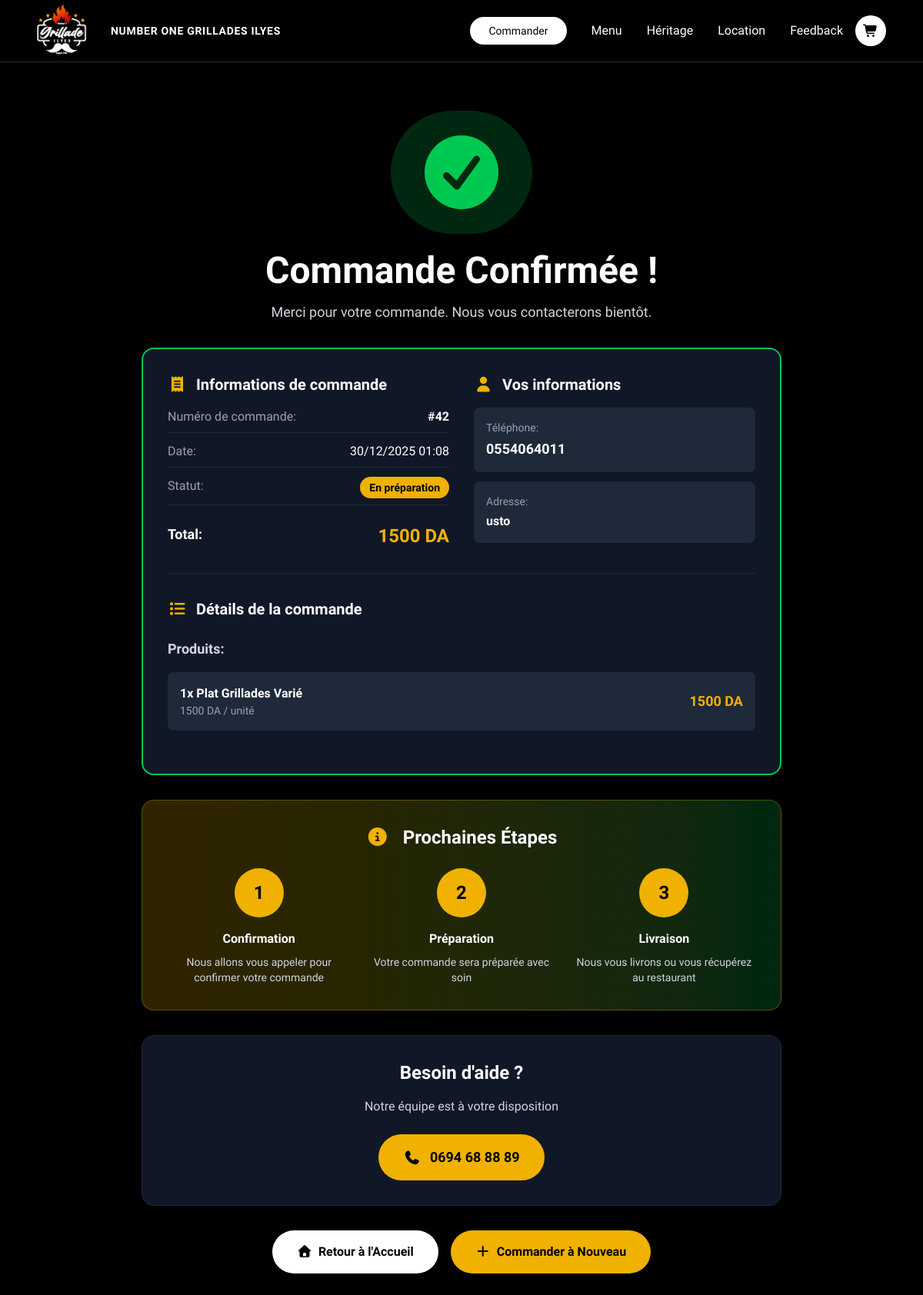
/restaurant/confirmation/42/, run on the app's committed database.
### restaurant/models.py (models this page shows, shortened)
class Order(models.Model):
    STATUS_CHOICES = [
        ('pending', 'En attente'),
        ('confirmed', 'Confirmée'),
        ('preparing', 'En préparation'),
        ('ready', 'Prête'),
        ('delivered', 'Livrée'),
        ('cancelled', 'Annulée'),
    ]
    customer_phone = models.CharField(max_length=20)
    customer_name = models.CharField(max_length=100, blank=True)
    customer_address = models.TextField(blank=True, null=True)
    total_price = models.DecimalField(max_digits=10, decimal_places=2)
    additional_notes = models.TextField(blank=True, null=True)
    status = models.CharField(max_length=20, choices=STATUS_CHOICES, default='pending')
    created_at = models.DateTimeField(auto_now_add=True)
    updated_at = models.DateTimeField(auto_now=True)
    class Meta:
        ordering = ['-created_at']

class OrderItem(models.Model):
    order = models.ForeignKey(Order, on_delete=models.CASCADE, related_name='items')
    product = models.ForeignKey(Product, on_delete=models.CASCADE)
    quantity = models.IntegerField(validators=[MinValueValidator(1)])
    unit_price = models.DecimalField(max_digits=10, decimal_places=2)
    total_price = models.DecimalField(max_digits=10, decimal_places=2)
    notes = models.TextField(blank=True, null=True)

class Product(models.Model):
    name = models.CharField(max_length=100)
    category = models.ForeignKey(Category, on_delete=models.CASCADE)
    description = models.TextField()
    is_available = models.BooleanField(default=True)
    image = models.ImageField(upload_to='products/')
    price = models.DecimalField(max_digits=10, decimal_places=2)
    is_featured = models.BooleanField(default=False)

### restaurant/views.py (the view)
# urls.py: path('confirmation/<int:order_id>/', views.order_confirmation, name='order_confirmation'),
def order_confirmation(request, order_id):
    order = get_object_or_404(Order, id=order_id)
    context = {
        'order': order
    }
    return render(request, 'restaurant/order_confirmation.html', context)

### restaurant/templates/restaurant/order_confirmation.html (shortened to what this page needs)
{% extends 'base.html' %}
{% load static %}
{% block content %}
<section class="bg-black min-h-screen py-16">
    <div class="max-w-4xl mx-auto px-4 sm:px-6 lg:px-8">
        <div class="text-center mb-8">
            <div class="inline-block bg-green-500/20 rounded-full p-8 mb-6 animate-pulse">
                <i class="fas fa-check-circle text-green-500 text-8xl"></i>
            </div>
            <h1 class="text-4xl md:text-5xl font-bold text-white mb-4">
                Commande Confirmée !
            </h1>
            <p class="text-gray-300 text-lg">
                Merci pour votre commande. Nous vous contacterons bientôt.
            </p>
        </div>
        <div class="bg-gray-900 rounded-2xl p-8 border-2 border-green-500 mb-8">
            <div class="grid grid-cols-1 md:grid-cols-2 gap-8 mb-8">
                <div>
                    <h2 class="text-xl font-bold text-white mb-4 flex items-center">
                        <i class="fas fa-receipt text-yellow-500 mr-3"></i>
                        Informations de commande
                    </h2>
                    <div class="space-y-3">
                        <div class="flex justify-between border-b border-gray-800 pb-2">
                            <span class="text-gray-400">Numéro de commande:</span>
                            <span class="text-white font-bold">#{{ order.id }}</span>
                        </div>
                        <div class="flex justify-between border-b border-gray-800 pb-2">
                            <span class="text-gray-400">Date:</span>
                            <span class="text-white">{{ order.created_at|date:"d/m/Y H:i" }}</span>
                        </div>
                        <div class="flex justify-between border-b border-gray-800 pb-2">
                            <span class="text-gray-400">Statut:</span>
                            <span class="bg-yellow-500 text-black px-3 py-1 rounded-full text-sm font-bold">
                                {{ order.get_status_display }}
                            </span>
                        </div>
                        <div class="flex justify-between pt-3">
                            <span class="text-white font-bold text-lg">Total:</span>
                            <span class="text-yellow-500 font-bold text-2xl">{{ order.total_price|floatformat:0 }} DA</span>
                        </div>
                    </div>
                </div>
                <div>
                    <h2 class="text-xl font-bold text-white mb-4 flex items-center">
                        <i class="fas fa-user text-yellow-500 mr-3"></i>
                        Vos informations
                    </h2>
                    <div class="space-y-3">
                        <div class="bg-gray-800 rounded-lg p-4">
                            <p class="text-gray-400 text-sm mb-1">Téléphone:</p>
                            <p class="text-white font-semibold text-lg">{{ order.customer_phone }}</p>
                        </div>
                        {% if order.customer_address %}
                        <div class="bg-gray-800 rounded-lg p-4">
                            <p class="text-gray-400 text-sm mb-1">Adresse:</p>
                            <p class="text-white font-semibold">{{ order.customer_address }}</p>
                        </div>
                        {% endif %}
                    </div>
                </div>
            </div>
            <div class="border-t border-gray-800 pt-8">
                <h2 class="text-xl font-bold text-white mb-6 flex items-center">
                    <i class="fas fa-list text-yellow-500 mr-3"></i>
                    Détails de la commande
                </h2>
                {% if order.items.all %}
                <div class="mb-6">
                    <h3 class="text-lg font-semibold text-gray-300 mb-4">Produits:</h3>
                    <div class="space-y-3">
                        {% for item in order.items.all %}
                        <div class="bg-gray-800 rounded-lg p-4 flex justify-between items-center">
                            <div>
                                <p class="text-white font-semibold">{{ item.quantity }}x {{ item.product.name }}</p>
                                <p class="text-gray-400 text-sm">{{ item.unit_price|floatformat:0 }} DA / unité</p>
                            </div>
                            <span class="text-yellow-500 font-bold text-lg">{{ item.total_price|floatformat:0 }} DA</span>
                        </div>
                        {% endfor %}
                    </div>
                </div>
                {% endif %}
            </div>
        </div>
        <div class="bg-gradient-to-r from-yellow-500/20 to-green-500/20 rounded-2xl p-8 border border-yellow-500/30 mb-8">
            <h2 class="text-2xl font-bold text-white mb-6 text-center">
                <i class="fas fa-info-circle text-yellow-500 mr-3"></i>
                Prochaines Étapes
            </h2>
            <div class="grid grid-cols-1 md:grid-cols-3 gap-6">
                <div class="text-center">
                    <div class="bg-yellow-500 text-black w-16 h-16 rounded-full flex items-center justify-center mx-auto mb-4 text-2xl font-bold">1</div>
                    <h3 class="text-white font-bold mb-2">Confirmation</h3>
                    <p class="text-gray-300 text-sm">Nous allons vous appeler pour confirmer votre commande</p>
                </div>
                <div class="text-center">
                    <div class="bg-yellow-500 text-black w-16 h-16 rounded-full flex items-center justify-center mx-auto mb-4 text-2xl font-bold">2</div>
                    <h3 class="text-white font-bold mb-2">Préparation</h3>
                    <p class="text-gray-300 text-sm">Votre commande sera préparée avec soin</p>
                </div>
                <div class="text-center">
                    <div class="bg-yellow-500 text-black w-16 h-16 rounded-full flex items-center justify-center mx-auto mb-4 text-2xl font-bold">3</div>
                    <h3 class="text-white font-bold mb-2">Livraison</h3>
                    <p class="text-gray-300 text-sm">Nous vous livrons ou vous récupérez au restaurant</p>
                </div>
            </div>
        </div>
        <div class="bg-gray-900 rounded-2xl p-8 border border-gray-800 text-center mb-8">
            <h2 class="text-2xl font-bold text-white mb-4">Besoin d'aide ?</h2>
            <p class="text-gray-300 mb-6">Notre équipe est à votre disposition</p>
            <a href="tel:+213694688889" class="inline-flex items-center gap-3 bg-yellow-500 text-black px-8 py-4 rounded-full font-bold hover:bg-yellow-400 transition text-lg">
                <i class="fas fa-phone"></i>
                0694 68 88 89
            </a>
        </div>
        <div class="flex flex-col sm:flex-row gap-4 justify-center">
            <a href="{% url 'core:home' %}" class="bg-white text-black px-8 py-4 rounded-full font-bold hover:bg-gray-200 transition text-center">
                <i class="fas fa-home mr-2"></i>Retour à l'Accueil
            </a>
            <a href="{% url 'restaurant:order' %}" class="bg-yellow-500 text-black px-8 py-4 rounded-full font-bold hover:bg-yellow-400 transition text-center">
                <i class="fas fa-plus mr-2"></i>Commander à Nouveau
            </a>
        </div>
    </div>
</section>
{% endblock %}

### core/templates/base.html (style rules this page uses)
.font-marcellus { font-family: 'Marcellus', serif; }

### restaurant/templates/restaurant/order_confirmation.html (style rules this page uses)
.animate-pulse { animation: pulse 2s ease-in-out infinite; }

### data on the page
Order: id "42", created_at "30/12/2025 01:08", status "En préparation", total_price "1500", customer_phone "0554064011", customer_address "usto"
OrderItem: quantity "1", product.name "Plat Grillades Varié", unit_price "1500", total_price "1500"
